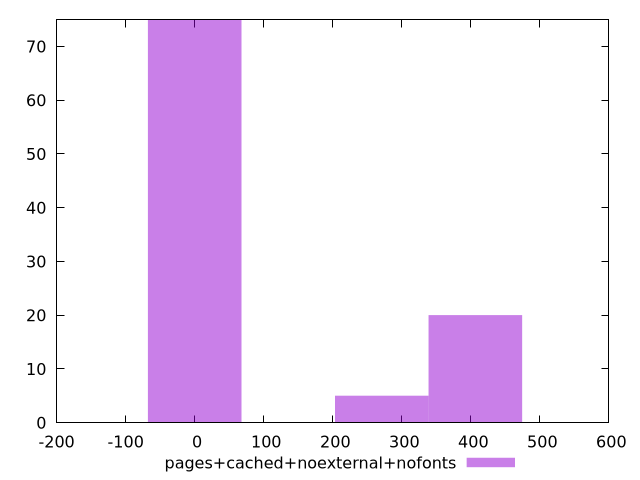

This figure's gnuplot source:
$_pagesCachedNoexternalNofonts <<EOF
0 75
271.0340992559267 5
406.55114888389005 20
EOF
set key outside below
set terminal pngcairo
set output "report_00004_2020-11-02T20-21-41.718Z/render-blocking-resources/pages+cached+noexternal+nofonts//raw_hist.png"
set yrange [0:75]
set boxwidth 135.51704962796336
set style fill transparent solid 0.5 noborder
plot $_pagesCachedNoexternalNofonts title "pages+cached+noexternal+nofonts" with boxes ,
